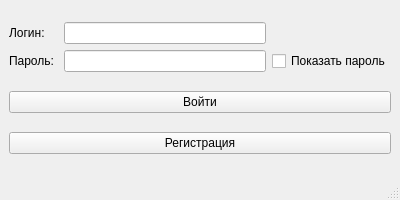
<?xml version="1.0" encoding="UTF-8"?>
<ui version="4.0">
 <class>AuthorizationWin</class>
 <widget class="QMainWindow" name="AuthorizationWin">
  <property name="geometry">
   <rect>
    <x>0</x>
    <y>0</y>
    <width>400</width>
    <height>200</height>
   </rect>
  </property>
  <property name="sizePolicy">
   <sizepolicy hsizetype="Fixed" vsizetype="Fixed">
    <horstretch>0</horstretch>
    <verstretch>0</verstretch>
   </sizepolicy>
  </property>
  <property name="minimumSize">
   <size>
    <width>400</width>
    <height>200</height>
   </size>
  </property>
  <property name="maximumSize">
   <size>
    <width>400</width>
    <height>200</height>
   </size>
  </property>
  <property name="windowTitle">
   <string>AuthorizationWin</string>
  </property>
  <widget class="QWidget" name="centralwidget">
   <layout class="QGridLayout" name="gridLayout">
    <item row="0" column="0">
     <layout class="QGridLayout" name="grid">
      <item row="1" column="0">
       <widget class="QLabel" name="label">
        <property name="text">
         <string>Логин: </string>
        </property>
       </widget>
      </item>
      <item row="1" column="1">
       <widget class="QLineEdit" name="loginField"/>
      </item>
      <item row="2" column="0">
       <widget class="QLabel" name="label_2">
        <property name="text">
         <string>Пароль: </string>
        </property>
       </widget>
      </item>
      <item row="2" column="1">
       <widget class="QLineEdit" name="passwordField">
        <property name="echoMode">
         <enum>QLineEdit::Password</enum>
        </property>
       </widget>
      </item>
      <item row="2" column="2">
       <widget class="QCheckBox" name="showPassword">
        <property name="text">
         <string>Показать пароль</string>
        </property>
       </widget>
      </item>
     </layout>
    </item>
    <item row="1" column="0">
     <widget class="QPushButton" name="enterBtn">
      <property name="text">
       <string>Войти</string>
      </property>
     </widget>
    </item>
    <item row="2" column="0">
     <widget class="QPushButton" name="regBtn">
      <property name="text">
       <string>Регистрация</string>
      </property>
     </widget>
    </item>
   </layout>
  </widget>
  <widget class="QMenuBar" name="menubar">
   <property name="geometry">
    <rect>
     <x>0</x>
     <y>0</y>
     <width>400</width>
     <height>24</height>
    </rect>
   </property>
  </widget>
  <widget class="QStatusBar" name="statusbar"/>
 </widget>
 <resources/>
 <connections/>
</ui>
